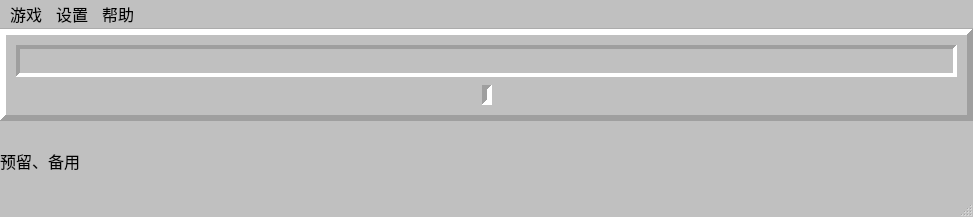
<?xml version="1.0" encoding="UTF-8"?>
<ui version="4.0">
 <class>MainWindow</class>
 <widget class="QMainWindow" name="MainWindow">
  <property name="geometry">
   <rect>
    <x>0</x>
    <y>0</y>
    <width>973</width>
    <height>217</height>
   </rect>
  </property>
  <property name="sizePolicy">
   <sizepolicy hsizetype="Preferred" vsizetype="Preferred">
    <horstretch>0</horstretch>
    <verstretch>0</verstretch>
   </sizepolicy>
  </property>
  <property name="sizeIncrement">
   <size>
    <width>0</width>
    <height>0</height>
   </size>
  </property>
  <property name="palette">
   <palette>
    <active>
     <colorrole role="Base">
      <brush brushstyle="SolidPattern">
       <color alpha="255">
        <red>255</red>
        <green>255</green>
        <blue>255</blue>
       </color>
      </brush>
     </colorrole>
     <colorrole role="Window">
      <brush brushstyle="SolidPattern">
       <color alpha="255">
        <red>192</red>
        <green>192</green>
        <blue>192</blue>
       </color>
      </brush>
     </colorrole>
    </active>
    <inactive>
     <colorrole role="Base">
      <brush brushstyle="SolidPattern">
       <color alpha="255">
        <red>255</red>
        <green>255</green>
        <blue>255</blue>
       </color>
      </brush>
     </colorrole>
     <colorrole role="Window">
      <brush brushstyle="SolidPattern">
       <color alpha="255">
        <red>192</red>
        <green>192</green>
        <blue>192</blue>
       </color>
      </brush>
     </colorrole>
    </inactive>
    <disabled>
     <colorrole role="Base">
      <brush brushstyle="SolidPattern">
       <color alpha="255">
        <red>192</red>
        <green>192</green>
        <blue>192</blue>
       </color>
      </brush>
     </colorrole>
     <colorrole role="Window">
      <brush brushstyle="SolidPattern">
       <color alpha="255">
        <red>192</red>
        <green>192</green>
        <blue>192</blue>
       </color>
      </brush>
     </colorrole>
    </disabled>
   </palette>
  </property>
  <property name="windowTitle">
   <string>MainWindow</string>
  </property>
  <property name="autoFillBackground">
   <bool>false</bool>
  </property>
  <property name="styleSheet">
   <string notr="true"/>
  </property>
  <property name="tabShape">
   <enum>QTabWidget::Rounded</enum>
  </property>
  <widget class="QWidget" name="centralwidget">
   <property name="autoFillBackground">
    <bool>false</bool>
   </property>
   <property name="styleSheet">
    <string notr="true"/>
   </property>
   <layout class="QVBoxLayout" name="verticalLayout_2">
    <property name="leftMargin">
     <number>0</number>
    </property>
    <property name="topMargin">
     <number>0</number>
    </property>
    <property name="rightMargin">
     <number>0</number>
    </property>
    <property name="bottomMargin">
     <number>0</number>
    </property>
    <item>
     <widget class="QFrame" name="frame_1">
      <property name="enabled">
       <bool>true</bool>
      </property>
      <property name="frameShape">
       <enum>QFrame::Panel</enum>
      </property>
      <property name="frameShadow">
       <enum>QFrame::Raised</enum>
      </property>
      <property name="lineWidth">
       <number>6</number>
      </property>
      <property name="midLineWidth">
       <number>0</number>
      </property>
      <layout class="QVBoxLayout" name="verticalLayout">
       <property name="spacing">
        <number>8</number>
       </property>
       <property name="sizeConstraint">
        <enum>QLayout::SetDefaultConstraint</enum>
       </property>
       <property name="leftMargin">
        <number>10</number>
       </property>
       <property name="topMargin">
        <number>10</number>
       </property>
       <property name="rightMargin">
        <number>10</number>
       </property>
       <property name="bottomMargin">
        <number>10</number>
       </property>
       <item>
        <widget class="QFrame" name="MinenumTimeWigdet">
         <property name="minimumSize">
          <size>
           <width>0</width>
           <height>0</height>
          </size>
         </property>
         <property name="styleSheet">
          <string notr="true"/>
         </property>
         <property name="frameShape">
          <enum>QFrame::Panel</enum>
         </property>
         <property name="frameShadow">
          <enum>QFrame::Sunken</enum>
         </property>
         <property name="lineWidth">
          <number>4</number>
         </property>
         <property name="midLineWidth">
          <number>0</number>
         </property>
         <layout class="QHBoxLayout" name="horizontalLayout">
          <property name="spacing">
           <number>0</number>
          </property>
          <property name="sizeConstraint">
           <enum>QLayout::SetDefaultConstraint</enum>
          </property>
          <property name="leftMargin">
           <number>5</number>
          </property>
          <property name="topMargin">
           <number>5</number>
          </property>
          <property name="rightMargin">
           <number>5</number>
          </property>
          <property name="bottomMargin">
           <number>5</number>
          </property>
          <item>
           <layout class="QHBoxLayout" name="horizontalLayout_3">
            <property name="spacing">
             <number>0</number>
            </property>
            <property name="sizeConstraint">
             <enum>QLayout::SetDefaultConstraint</enum>
            </property>
            <item alignment="Qt::AlignHCenter|Qt::AlignVCenter">
             <widget class="QLabel" name="label_11">
              <property name="sizePolicy">
               <sizepolicy hsizetype="Preferred" vsizetype="Preferred">
                <horstretch>0</horstretch>
                <verstretch>0</verstretch>
               </sizepolicy>
              </property>
              <property name="minimumSize">
               <size>
                <width>0</width>
                <height>0</height>
               </size>
              </property>
              <property name="maximumSize">
               <size>
                <width>16777215</width>
                <height>16777215</height>
               </size>
              </property>
              <property name="autoFillBackground">
               <bool>false</bool>
              </property>
              <property name="text">
               <string/>
              </property>
              <property name="pixmap">
               <pixmap>media/test.png</pixmap>
              </property>
              <property name="scaledContents">
               <bool>false</bool>
              </property>
              <property name="alignment">
               <set>Qt::AlignLeading|Qt::AlignLeft|Qt::AlignVCenter</set>
              </property>
             </widget>
            </item>
            <item alignment="Qt::AlignHCenter|Qt::AlignVCenter">
             <widget class="QLabel" name="label_12">
              <property name="minimumSize">
               <size>
                <width>0</width>
                <height>0</height>
               </size>
              </property>
              <property name="maximumSize">
               <size>
                <width>16777215</width>
                <height>16777215</height>
               </size>
              </property>
              <property name="focusPolicy">
               <enum>Qt::NoFocus</enum>
              </property>
              <property name="contextMenuPolicy">
               <enum>Qt::DefaultContextMenu</enum>
              </property>
              <property name="acceptDrops">
               <bool>false</bool>
              </property>
              <property name="text">
               <string/>
              </property>
              <property name="pixmap">
               <pixmap>media/test.png</pixmap>
              </property>
             </widget>
            </item>
            <item alignment="Qt::AlignVCenter">
             <widget class="QLabel" name="label_13">
              <property name="text">
               <string/>
              </property>
              <property name="pixmap">
               <pixmap>media/test.png</pixmap>
              </property>
             </widget>
            </item>
           </layout>
          </item>
          <item>
           <spacer name="horizontalSpacer">
            <property name="orientation">
             <enum>Qt::Horizontal</enum>
            </property>
            <property name="sizeHint" stdset="0">
             <size>
              <width>40</width>
              <height>0</height>
             </size>
            </property>
           </spacer>
          </item>
          <item alignment="Qt::AlignHCenter|Qt::AlignVCenter">
           <widget class="QLabel" name="label_2">
            <property name="sizePolicy">
             <sizepolicy hsizetype="Preferred" vsizetype="Preferred">
              <horstretch>0</horstretch>
              <verstretch>0</verstretch>
             </sizepolicy>
            </property>
            <property name="minimumSize">
             <size>
              <width>0</width>
              <height>0</height>
             </size>
            </property>
            <property name="lineWidth">
             <number>0</number>
            </property>
            <property name="text">
             <string/>
            </property>
            <property name="pixmap">
             <pixmap>media/f0.png</pixmap>
            </property>
           </widget>
          </item>
          <item>
           <spacer name="horizontalSpacer_2">
            <property name="orientation">
             <enum>Qt::Horizontal</enum>
            </property>
            <property name="sizeHint" stdset="0">
             <size>
              <width>40</width>
              <height>0</height>
             </size>
            </property>
           </spacer>
          </item>
          <item>
           <layout class="QHBoxLayout" name="horizontalLayout_4">
            <property name="spacing">
             <number>0</number>
            </property>
            <property name="sizeConstraint">
             <enum>QLayout::SetDefaultConstraint</enum>
            </property>
            <item alignment="Qt::AlignHCenter|Qt::AlignVCenter">
             <widget class="QLabel" name="label_31">
              <property name="text">
               <string/>
              </property>
              <property name="pixmap">
               <pixmap>media/test.png</pixmap>
              </property>
             </widget>
            </item>
            <item alignment="Qt::AlignHCenter|Qt::AlignVCenter">
             <widget class="QLabel" name="label_32">
              <property name="lineWidth">
               <number>1</number>
              </property>
              <property name="text">
               <string/>
              </property>
              <property name="pixmap">
               <pixmap>media/test.png</pixmap>
              </property>
             </widget>
            </item>
            <item alignment="Qt::AlignHCenter|Qt::AlignVCenter">
             <widget class="QLabel" name="label_33">
              <property name="sizePolicy">
               <sizepolicy hsizetype="Preferred" vsizetype="Preferred">
                <horstretch>0</horstretch>
                <verstretch>0</verstretch>
               </sizepolicy>
              </property>
              <property name="minimumSize">
               <size>
                <width>0</width>
                <height>0</height>
               </size>
              </property>
              <property name="text">
               <string/>
              </property>
              <property name="pixmap">
               <pixmap>media/test.png</pixmap>
              </property>
              <property name="scaledContents">
               <bool>false</bool>
              </property>
              <property name="alignment">
               <set>Qt::AlignBottom|Qt::AlignLeading|Qt::AlignLeft</set>
              </property>
             </widget>
            </item>
           </layout>
          </item>
         </layout>
        </widget>
       </item>
       <item>
        <layout class="QHBoxLayout" name="horizontalLayout_2">
         <property name="topMargin">
          <number>0</number>
         </property>
         <item>
          <spacer name="horizontalSpacer_3">
           <property name="orientation">
            <enum>Qt::Horizontal</enum>
           </property>
           <property name="sizeHint" stdset="0">
            <size>
             <width>40</width>
             <height>20</height>
            </size>
           </property>
          </spacer>
         </item>
         <item>
          <widget class="QFrame" name="centralboard">
           <property name="frameShape">
            <enum>QFrame::Panel</enum>
           </property>
           <property name="frameShadow">
            <enum>QFrame::Sunken</enum>
           </property>
           <property name="lineWidth">
            <number>5</number>
           </property>
           <layout class="QGridLayout" name="gridLayout">
            <property name="leftMargin">
             <number>0</number>
            </property>
            <property name="topMargin">
             <number>0</number>
            </property>
            <property name="rightMargin">
             <number>0</number>
            </property>
            <property name="bottomMargin">
             <number>0</number>
            </property>
            <property name="spacing">
             <number>0</number>
            </property>
           </layout>
          </widget>
         </item>
         <item>
          <spacer name="horizontalSpacer_4">
           <property name="orientation">
            <enum>Qt::Horizontal</enum>
           </property>
           <property name="sizeHint" stdset="0">
            <size>
             <width>40</width>
             <height>20</height>
            </size>
           </property>
          </spacer>
         </item>
        </layout>
       </item>
      </layout>
     </widget>
    </item>
    <item>
     <widget class="QLabel" name="label_info">
      <property name="font">
       <font>
        <family>Arial</family>
        <pointsize>12</pointsize>
       </font>
      </property>
      <property name="frameShape">
       <enum>QFrame::NoFrame</enum>
      </property>
      <property name="frameShadow">
       <enum>QFrame::Plain</enum>
      </property>
      <property name="text">
       <string>预留、备用</string>
      </property>
     </widget>
    </item>
   </layout>
  </widget>
  <widget class="QMenuBar" name="menubar">
   <property name="geometry">
    <rect>
     <x>0</x>
     <y>0</y>
     <width>973</width>
     <height>33</height>
    </rect>
   </property>
   <property name="font">
    <font>
     <pointsize>12</pointsize>
    </font>
   </property>
   <widget class="QMenu" name="menu">
    <property name="font">
     <font>
      <pointsize>9</pointsize>
     </font>
    </property>
    <property name="title">
     <string>游戏</string>
    </property>
    <addaction name="actionnew_game"/>
    <addaction name="separator"/>
    <addaction name="actionchu_ji"/>
    <addaction name="actionzhogn_ji"/>
    <addaction name="actiongao_ji"/>
    <addaction name="actionzi_ding_yi"/>
    <addaction name="separator"/>
    <addaction name="actiontui_chu"/>
   </widget>
   <widget class="QMenu" name="menu_2">
    <property name="title">
     <string>设置</string>
    </property>
    <addaction name="actionyouxi_she_zhi"/>
    <addaction name="actionsdf_2"/>
   </widget>
   <widget class="QMenu" name="menu_3">
    <property name="title">
     <string>帮助</string>
    </property>
    <addaction name="actionxis"/>
    <addaction name="actionsdf"/>
    <addaction name="actiongaun_yv"/>
   </widget>
   <addaction name="menu"/>
   <addaction name="menu_2"/>
   <addaction name="menu_3"/>
  </widget>
  <widget class="QStatusBar" name="statusbar"/>
  <action name="actionnew_game">
   <property name="text">
    <string>新游戏</string>
   </property>
   <property name="font">
    <font>
     <family>微软雅黑</family>
     <pointsize>12</pointsize>
    </font>
   </property>
   <property name="shortcut">
    <string>N</string>
   </property>
  </action>
  <action name="actionchu_ji">
   <property name="text">
    <string>初级</string>
   </property>
   <property name="font">
    <font>
     <family>微软雅黑</family>
     <pointsize>12</pointsize>
    </font>
   </property>
   <property name="shortcut">
    <string>B</string>
   </property>
   <property name="shortcutContext">
    <enum>Qt::WindowShortcut</enum>
   </property>
  </action>
  <action name="actionzhogn_ji">
   <property name="text">
    <string>中级</string>
   </property>
   <property name="font">
    <font>
     <family>微软雅黑</family>
     <pointsize>12</pointsize>
    </font>
   </property>
   <property name="shortcut">
    <string>I</string>
   </property>
  </action>
  <action name="actiongao_ji">
   <property name="text">
    <string>高级</string>
   </property>
   <property name="font">
    <font>
     <family>微软雅黑</family>
     <pointsize>12</pointsize>
    </font>
   </property>
   <property name="shortcut">
    <string>E</string>
   </property>
  </action>
  <action name="actionzi_ding_yi">
   <property name="text">
    <string>自定义</string>
   </property>
   <property name="font">
    <font>
     <family>微软雅黑</family>
     <pointsize>12</pointsize>
    </font>
   </property>
   <property name="shortcut">
    <string>C</string>
   </property>
  </action>
  <action name="actiontui_chu">
   <property name="text">
    <string>退出</string>
   </property>
   <property name="font">
    <font>
     <family>微软雅黑</family>
     <pointsize>12</pointsize>
    </font>
   </property>
   <property name="shortcut">
    <string>X</string>
   </property>
  </action>
  <action name="actionyouxi_she_zhi">
   <property name="text">
    <string>游戏设置</string>
   </property>
   <property name="font">
    <font>
     <family>微软雅黑</family>
     <pointsize>12</pointsize>
    </font>
   </property>
   <property name="shortcut">
    <string>S</string>
   </property>
  </action>
  <action name="actiongaun_yv">
   <property name="text">
    <string>关于</string>
   </property>
   <property name="font">
    <font>
     <family>微软雅黑</family>
     <pointsize>12</pointsize>
    </font>
   </property>
   <property name="shortcut">
    <string>A</string>
   </property>
  </action>
  <action name="actionxis">
   <property name="text">
    <string>词典</string>
   </property>
   <property name="font">
    <font>
     <family>微软雅黑</family>
     <pointsize>12</pointsize>
    </font>
   </property>
   <property name="shortcut">
    <string>D</string>
   </property>
  </action>
  <action name="actionsdf">
   <property name="text">
    <string>入门教程</string>
   </property>
   <property name="font">
    <font>
     <family>微软雅黑</family>
     <pointsize>12</pointsize>
    </font>
   </property>
  </action>
  <action name="actionsdf_2">
   <property name="text">
    <string>其它设置</string>
   </property>
   <property name="font">
    <font>
     <family>微软雅黑</family>
     <pointsize>12</pointsize>
    </font>
   </property>
  </action>
 </widget>
 <resources/>
 <connections/>
</ui>
